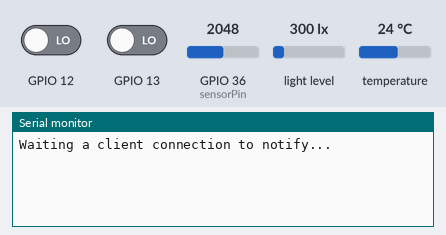
This sketch was run on a simulated ESP32. Parts: the last lines printed to the serial monitor. The test bench sets the inputs (shaded band); at power-on: GPIO 36 (sensorPin) = 2048, GPIO 12 LOW, GPIO 13 LOW, light level 300 lx, temperature 24 °C. Nothing arrives over Bluetooth unless stated; a phone connects over Bluetooth LE 3 s after start.

Above: at 1.2 s.
1.3 s: GPIO 36 (sensorPin) set to 1228
At 3.5 s:
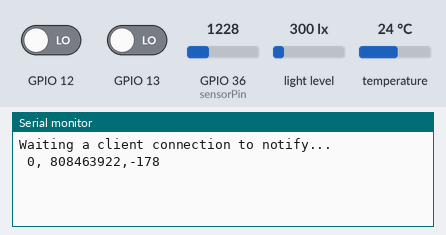
4.9 s: GPIO 12 driven HIGH
7.6 s: GPIO 36 (sensorPin) set to 1276
At 11.1 s:
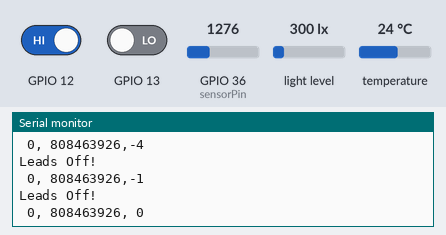
Timing chart, 0 to 12.6 s (numbered marks = the images above; inputs shaded):
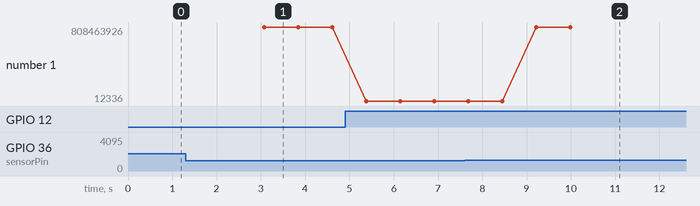

The sketch:

Mimo_Sense_BLE_EndNode.ino
```cpp
// Sensing environmental response[Temperature, Lux, BiopotentialVal] in Mimosa Pudica and relaying over BLE through ESP32::Ultra96V2.
#include <OneWire.h>
#include <DallasTemperature.h>
#define ONE_WIRE_BUS 15
OneWire oneWire(ONE_WIRE_BUS);
DallasTemperature sensors(&oneWire);

#include <Wire.h>
#include <BH1750.h>

#include <BLEDevice.h>
#include <BLEServer.h>
#include <BLEUtils.h>
#include <BLE2902.h>

BLEServer* pServer = NULL;
BLECharacteristic* pCharacteristic = NULL;
bool deviceConnected = false;
bool oldDeviceConnected = false;
BH1750 lightMeter;

#define SERVICE_UUID "6E400001-B5A3-F393-E0A9-E50E24DCCA9E"  //Nordic UART Service
#define CHARACTERISTIC_UUID "6E400003-B5A3-F393-E0A9-E50E24DCCA9E"

class MyServerCallbacks: public BLEServerCallbacks {
    void onConnect(BLEServer* pServer) {
      deviceConnected = true;
    };

    void onDisconnect(BLEServer* pServer) {
      deviceConnected = false;
    }
};

int BPV;
boolean BPVval = false;
int sensorPin = A0;        //pin number to use the ADC
int sensorValue = 0;      //initialization of sensor variable, equivalent to EMA Y

float EMA_a_low = 0.3;    //initialization of EMA alpha
float EMA_a_high = 0.5;

int EMA_S_low = 0;        //initialization of EMA S
int EMA_S_high = 0;

int highpass = 0;
int bandpass = 0;

void setup() {
  Serial.begin(115200);
  Wire.begin();
  pinMode(12, INPUT);
  pinMode(13, INPUT);
  sensors.begin();
  lightMeter.begin();

  EMA_S_low = analogRead(sensorPin);      //set EMA S for t=1
  EMA_S_high = analogRead(sensorPin);

  // Create the BLE Device
  BLEDevice::init("MiMo_Sense");

  // Create the BLE Server
  pServer = BLEDevice::createServer();
  pServer->setCallbacks(new MyServerCallbacks());

  // Create the BLE Service
  BLEService *pService = pServer->createService(SERVICE_UUID);

  // Create a BLE Characteristic
  pCharacteristic = pService->createCharacteristic(
                      CHARACTERISTIC_UUID,
                      BLECharacteristic::PROPERTY_READ   |
                      BLECharacteristic::PROPERTY_WRITE  |
                      BLECharacteristic::PROPERTY_NOTIFY |
                      BLECharacteristic::PROPERTY_INDICATE
                    );

  pCharacteristic->addDescriptor(new BLE2902());

  // Start the service
  pService->start();

  // Start advertising
  BLEAdvertising *pAdvertising = BLEDevice::getAdvertising();
  pAdvertising->addServiceUUID(SERVICE_UUID);
  pAdvertising->setScanResponse(false);
  pAdvertising->setMinPreferred(0x0);  // set value to 0x00 to not advertise this parameter
  BLEDevice::startAdvertising();
  Serial.println("Waiting a client connection to notify...");
}

void loop() {
  sensors.requestTemperatures();

  int temperature = sensors.getTempCByIndex(0);
  int lux = lightMeter.readLightLevel();
  if((digitalRead(12) == 1)||(digitalRead(13) == 1)){
    Serial.println("Leads Off!");
    //BPV = 0;
    BPVval = false;
  }
  else{
      //Serial.print("BPV: ");
      //Serial.println(analogRead(A0));
      //BPV = analogRead(A0);
      BPVval = true;  }
  sensorValue = analogRead(sensorPin);    //read the sensor value using ADC

  EMA_S_low = (EMA_a_low*sensorValue) + ((1-EMA_a_low)*EMA_S_low);  //run the EMA
  EMA_S_high = (EMA_a_high*sensorValue) + ((1-EMA_a_high)*EMA_S_high);

  //highpass = sensorValue - EMA_S_low;     //find the high-pass as before (for comparison)
  //bandpass = EMA_S_high - EMA_S_low;      //find the band-pass

  BPV = EMA_S_high - EMA_S_low;
  // notify changed value
  if (deviceConnected) {

     char TempStr [2];
     char BPVStr [2];
     char LuxStr [2];
     dtostrf (temperature, 1, 2, TempStr);
     dtostrf (BPV, 1, 2, BPVStr);
     dtostrf (lux, 1, 2, LuxStr);
     char MiMoDataStr [16];
     sprintf (MiMoDataStr, "% d,% d,% d" , temperature, lux, BPV);
     pCharacteristic->setValue(MiMoDataStr);
     pCharacteristic->notify();
     Serial.println(MiMoDataStr);
     delay(3); // bluetooth stack will go into congestion, if too many packets are sent!
    }
    // disconnecting
    if (!deviceConnected && oldDeviceConnected) {
        delay(500); // give the bluetooth stack the chance to get things ready
        pServer->startAdvertising(); // restart advertising
        Serial.println("start advertising");
        oldDeviceConnected = deviceConnected;
    }
    // connecting
    if (deviceConnected && !oldDeviceConnected) {
        // do stuff here on connecting
        oldDeviceConnected = deviceConnected;
    }
}
```

Measured:
- the behaviour switches between 1275 and 1276 on GPIO 36 (sensorPin) (found by bisection; images 1 and 2)
- after the input at 1.3 s, the serial monitor: prints a new line after 1.8 s (image 1)
- after the input at 7.6 s, the serial monitor: prints a new line after 0.08 s (image 2)
